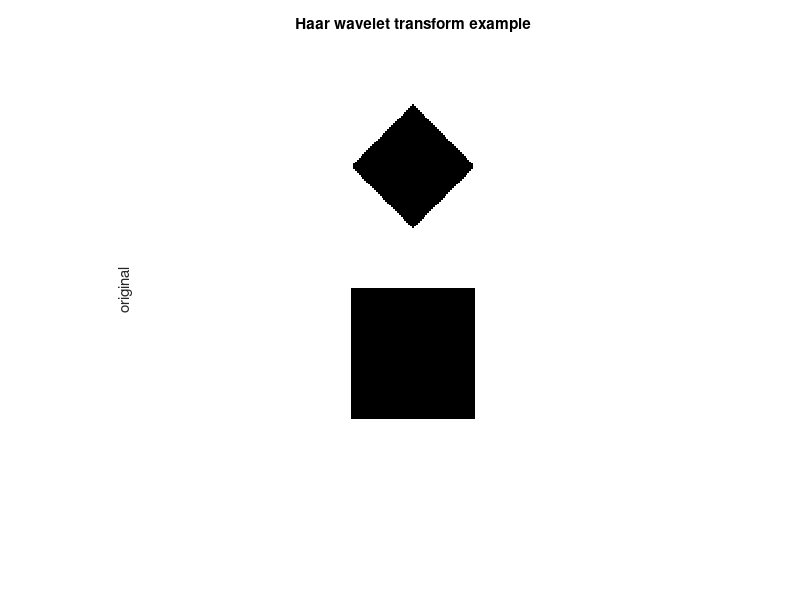
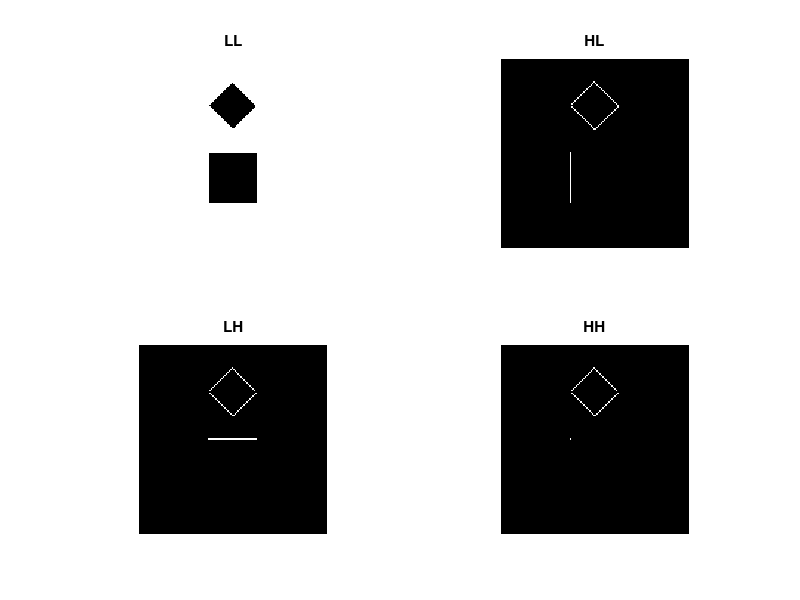

These figures' MATLAB source, in order:
% Haar wavelet transform of a basic image
% square and rhombus
% direct calculations: no filters
%
%Original image
fg=ones(256,256); %white plane
%the rhombus
for n=1:32,
   fgx=64+(-n:n); fgy=96+n;
   fg(fgx,fgy)=0; %one triangle
   fg(fgx,256-fgy)=0; %the other triangle
end
%the square
fg(128:196,96:160)=0;
%
figure(1)
imshow(fg); %plots the binary image
title('Haar wavelet transform example');
ylabel('original');
%
%Step1
%1 scale wavelet transform of rows
c=1/sqrt(2);
lfg1=zeros(256,128); %space for image
hfg1=zeros(256,128); %"   "
for nn=1:256,
   auxL=fg(nn,1:2:256)+fg(nn,2:2:256);
   auxH=fg(nn,1:2:256)-fg(nn,2:2:256);
   lfg1(nn,1:128)=c*auxL; %image L
   hfg1(nn,1:128)=c*auxH; %image H
end;

%Step 2
%1 scale wavelet transform of columns of previous step
llfg1=zeros(128,128); %space for image
hlfg1=zeros(128,128); %"   "
hhfg1=zeros(128,128); %space for image
lhfg1=zeros(128,128); %"   "
%columns of L
for nn=1:128,
   auxL=lfg1(1:2:256,nn)+lfg1(2:2:256,nn);
   auxH=lfg1(1:2:256,nn)-lfg1(2:2:256,nn);
   llfg1(1:128,nn)=c*auxL; %image LL
   hlfg1(1:128,nn)=c*auxH; %image HL
end;
%columns of H
for nn=1:128,
   auxL=hfg1(1:2:256,nn)+hfg1(2:2:256,nn);
   auxH=hfg1(1:2:256,nn)-hfg1(2:2:256,nn);
   lhfg1(1:128,nn)=c*auxL; %image LH
   hhfg1(1:128,nn)=c*auxH; %image HH
end;

%normalization to bw
A=zeros(128,128);
Nllfg1=A; Nlhfg1=A; Nhlfg1=A; Nhhfg1=A;
for nn=1:128,
   for mm=1:128,
      if abs(llfg1(nn,mm))>0, Nllfg1(nn,mm)=1; end;
      if abs(lhfg1(nn,mm))>0, Nlhfg1(nn,mm)=1; end;
      if abs(hlfg1(nn,mm))>0, Nhlfg1(nn,mm)=1; end;
      if abs(hhfg1(nn,mm))>0, Nhhfg1(nn,mm)=1; end;
   end;
end;

%Figures
figure(2)
subplot(2,2,1)
imshow(Nllfg1); %LL image
title('LL');
subplot(2,2,2)
imshow(Nlhfg1); %LH image
title('HL');
subplot(2,2,3)
imshow(Nhlfg1); %HL image 
title('LH');
subplot(2,2,4)
imshow(Nhhfg1); %HH image
title('HH');
